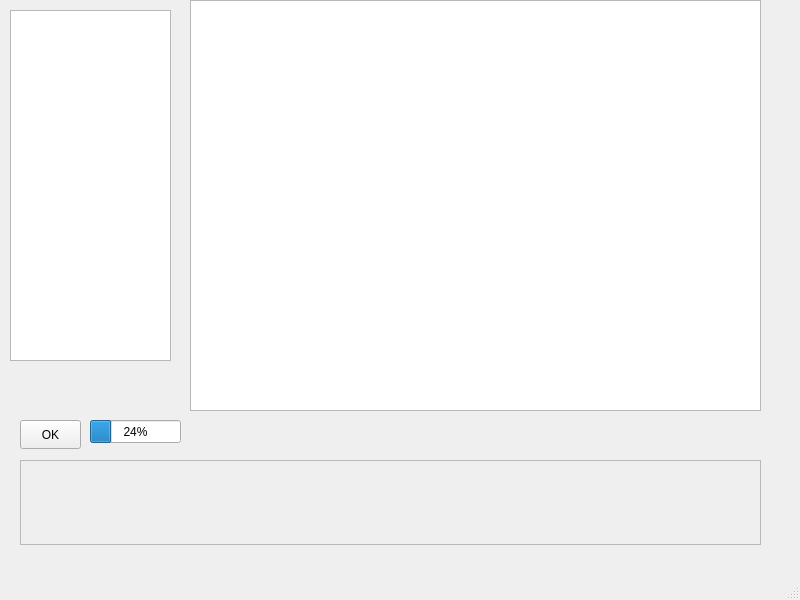
<?xml version="1.0" encoding="UTF-8"?>
<ui version="4.0">
 <class>MainWindow</class>
 <widget class="QMainWindow" name="MainWindow">
  <property name="geometry">
   <rect>
    <x>0</x>
    <y>0</y>
    <width>800</width>
    <height>600</height>
   </rect>
  </property>
  <property name="windowTitle">
   <string>MainWindow</string>
  </property>
  <widget class="QWidget" name="centralwidget">
   <widget class="QTextEdit" name="codeTextEdit">
    <property name="geometry">
     <rect>
      <x>190</x>
      <y>0</y>
      <width>571</width>
      <height>411</height>
     </rect>
    </property>
   </widget>
   <widget class="QListView" name="fileListView">
    <property name="geometry">
     <rect>
      <x>10</x>
      <y>10</y>
      <width>161</width>
      <height>351</height>
     </rect>
    </property>
   </widget>
   <widget class="QPushButton" name="okButton">
    <property name="geometry">
     <rect>
      <x>20</x>
      <y>420</y>
      <width>61</width>
      <height>29</height>
     </rect>
    </property>
    <property name="text">
     <string>OK</string>
    </property>
   </widget>
   <widget class="QScrollArea" name="outputScrollArea">
    <property name="geometry">
     <rect>
      <x>20</x>
      <y>460</y>
      <width>741</width>
      <height>85</height>
     </rect>
    </property>
    <property name="widgetResizable">
     <bool>true</bool>
    </property>
    <widget class="QWidget" name="scrollAreaWidgetContents">
     <property name="geometry">
      <rect>
       <x>0</x>
       <y>0</y>
       <width>739</width>
       <height>83</height>
      </rect>
     </property>
    </widget>
   </widget>
   <widget class="QProgressBar" name="progressBar">
    <property name="geometry">
     <rect>
      <x>90</x>
      <y>420</y>
      <width>91</width>
      <height>23</height>
     </rect>
    </property>
    <property name="value">
     <number>24</number>
    </property>
   </widget>
  </widget>
  <widget class="QStatusBar" name="statusbar"/>
  <widget class="QMenuBar" name="menubar">
   <property name="geometry">
    <rect>
     <x>0</x>
     <y>0</y>
     <width>800</width>
     <height>25</height>
    </rect>
   </property>
  </widget>
 </widget>
 <resources/>
 <connections/>
</ui>
